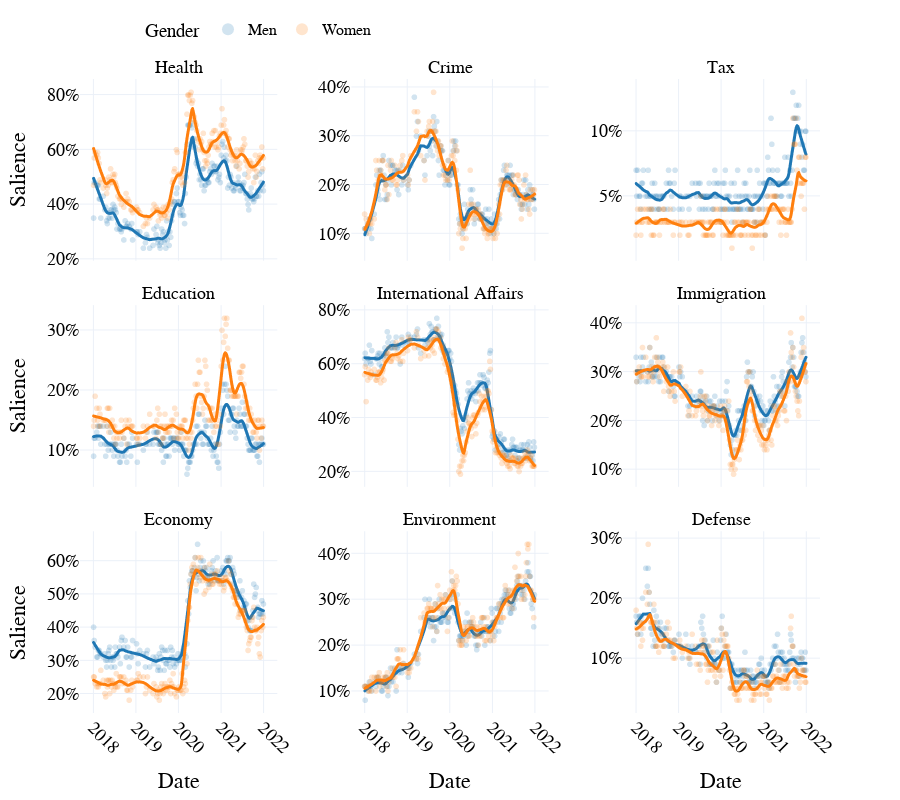

The cell this chart's notebook holds for it:
### Code cell
# plot UK 

make_mip_plot(mip = return_mip_data(), 
              col_wrap=3,
              country = 'uk')

### Figure 1 — Plotly figure (JSON) as saved in the notebook; plotly's stock layout.template omitted (floating-point values rounded to 4 significant figures; data arrays with more than 128 entries replaced by an {"elided": "..."} marker saying what was removed)
{"data": [{"hovertemplate": "Gender=Men<br>Issue=Health<br>Date=%{x}<br>Salience=%{y}<extra></extra>", "legendgroup": "Men", "marker": {"color": "#1F77B4", "opacity": 0.2, "symbol": "circle"}, "mode": "markers", "name": "Men", "showlegend": true, "type": "scattergl", "x": {"elided": "183 str values"}, "xaxis": "x7", "y": {"elided": "183 float values"}, "yaxis": "y7"}, {"hovertemplate": "<b>LOWESS trendline</b><br><br>Gender=Men<br>Issue=Health<br>Date=%{x}<br>Salience=%{y} <b>(trend)</b><extra></extra>", "legendgroup": "Men", "line": {"width": 3}, "marker": {"color": "#1F77B4", "symbol": "circle"}, "mode": "lines", "name": "Men", "showlegend": false, "type": "scattergl", "x": {"elided": "183 str values"}, "xaxis": "x7", "y": {"elided": "183 float values"}, "yaxis": "y7"}, {"hovertemplate": "Gender=Men<br>Issue=Crime<br>Date=%{x}<br>Salience=%{y}<extra></extra>", "legendgroup": "Men", "marker": {"color": "#1F77B4", "opacity": 0.2, "symbol": "circle"}, "mode": "markers", "name": "Men", "showlegend": false, "type": "scattergl", "x": {"elided": "183 str values"}, "xaxis": "x8", "y": {"elided": "183 float values"}, "yaxis": "y8"}, {"hovertemplate": "<b>LOWESS trendline</b><br><br>Gender=Men<br>Issue=Crime<br>Date=%{x}<br>Salience=%{y} <b>(trend)</b><extra></extra>", "legendgroup": "Men", "line": {"width": 3}, "marker": {"color": "#1F77B4", "symbol": "circle"}, "mode": "lines", "name": "Men", "showlegend": false, "type": "scattergl", "x": {"elided": "183 str values"}, "xaxis": "x8", "y": {"elided": "183 float values"}, "yaxis": "y8"}, {"hovertemplate": "Gender=Men<br>Issue=Tax<br>Date=%{x}<br>Salience=%{y}<extra></extra>", "legendgroup": "Men", "marker": {"color": "#1F77B4", "opacity": 0.2, "symbol": "circle"}, "mode": "markers", "name": "Men", "showlegend": false, "type": "scattergl", "x": {"elided": "183 str values"}, "xaxis": "x9", "y": {"elided": "183 float values"}, "yaxis": "y9"}, {"hovertemplate": "<b>LOWESS trendline</b><br><br>Gender=Men<br>Issue=Tax<br>Date=%{x}<br>Salience=%{y} <b>(trend)</b><extra></extra>", "legendgroup": "Men", "line": {"width": 3}, "marker": {"color": "#1F77B4", "symbol": "circle"}, "mode": "lines", "name": "Men", "showlegend": false, "type": "scattergl", "x": {"elided": "183 str values"}, "xaxis": "x9", "y": {"elided": "183 float values"}, "yaxis": "y9"}, {"hovertemplate": "Gender=Men<br>Issue=Education<br>Date=%{x}<br>Salience=%{y}<extra></extra>", "legendgroup": "Men", "marker": {"color": "#1F77B4", "opacity": 0.2, "symbol": "circle"}, "mode": "markers", "name": "Men", "showlegend": false, "type": "scattergl", "x": {"elided": "183 str values"}, "xaxis": "x4", "y": {"elided": "183 float values"}, "yaxis": "y4"}, {"hovertemplate": "<b>LOWESS trendline</b><br><br>Gender=Men<br>Issue=Education<br>Date=%{x}<br>Salience=%{y} <b>(trend)</b><extra></extra>", "legendgroup": "Men", "line": {"width": 3}, "marker": {"color": "#1F77B4", "symbol": "circle"}, "mode": "lines", "name": "Men", "showlegend": false, "type": "scattergl", "x": {"elided": "183 str values"}, "xaxis": "x4", "y": {"elided": "183 float values"}, "yaxis": "y4"}, {"hovertemplate": "Gender=Men<br>Issue=International Affairs<br>Date=%{x}<br>Salience=%{y}<extra></extra>", "legendgroup": "Men", "marker": {"color": "#1F77B4", "opacity": 0.2, "symbol": "circle"}, "mode": "markers", "name": "Men", "showlegend": false, "type": "scattergl", "x": {"elided": "183 str values"}, "xaxis": "x5", "y": {"elided": "183 float values"}, "yaxis": "y5"}, {"hovertemplate": "<b>LOWESS trendline</b><br><br>Gender=Men<br>Issue=International Affairs<br>Date=%{x}<br>Salience=%{y} <b>(trend)</b><extra></extra>", "legendgroup": "Men", "line": {"width": 3}, "marker": {"color": "#1F77B4", "symbol": "circle"}, "mode": "lines", "name": "Men", "showlegend": false, "type": "scattergl", "x": {"elided": "183 str values"}, "xaxis": "x5", "y": {"elided": "183 float values"}, "yaxis": "y5"}, {"hovertemplate": "Gender=Men<br>Issue=Immigration<br>Date=%{x}<br>Salience=%{y}<extra></extra>", "legendgroup": "Men", "marker": {"color": "#1F77B4", "opacity": 0.2, "symbol": "circle"}, "mode": "markers", "name": "Men", "showlegend": false, "type": "scattergl", "x": {"elided": "183 str values"}, "xaxis": "x6", "y": {"elided": "183 float values"}, "yaxis": "y6"}, {"hovertemplate": "<b>LOWESS trendline</b><br><br>Gender=Men<br>Issue=Immigration<br>Date=%{x}<br>Salience=%{y} <b>(trend)</b><extra></extra>", "legendgroup": "Men", "line": {"width": 3}, "marker": {"color": "#1F77B4", "symbol": "circle"}, "mode": "lines", "name": "Men", "showlegend": false, "type": "scattergl", "x": {"elided": "183 str values"}, "xaxis": "x6", "y": {"elided": "183 float values"}, "yaxis": "y6"}, {"hovertemplate": "Gender=Men<br>Issue=Economy<br>Date=%{x}<br>Salience=%{y}<extra></extra>", "legendgroup": "Men", "marker": {"color": "#1F77B4", "opacity": 0.2, "symbol": "circle"}, "mode": "markers", "name": "Men", "showlegend": false, "type": "scattergl", "x": {"elided": "183 str values"}, "xaxis": "x", "y": {"elided": "183 float values"}, "yaxis": "y"}, {"hovertemplate": "<b>LOWESS trendline</b><br><br>Gender=Men<br>Issue=Economy<br>Date=%{x}<br>Salience=%{y} <b>(trend)</b><extra></extra>", "legendgroup": "Men", "line": {"width": 3}, "marker": {"color": "#1F77B4", "symbol": "circle"}, "mode": "lines", "name": "Men", "showlegend": false, "type": "scattergl", "x": {"elided": "183 str values"}, "xaxis": "x", "y": {"elided": "183 float values"}, "yaxis": "y"}, {"hovertemplate": "Gender=Men<br>Issue=Environment<br>Date=%{x}<br>Salience=%{y}<extra></extra>", "legendgroup": "Men", "marker": {"color": "#1F77B4", "opacity": 0.2, "symbol": "circle"}, "mode": "markers", "name": "Men", "showlegend": false, "type": "scattergl", "x": {"elided": "183 str values"}, "xaxis": "x2", "y": {"elided": "183 float values"}, "yaxis": "y2"}, {"hovertemplate": "<b>LOWESS trendline</b><br><br>Gender=Men<br>Issue=Environment<br>Date=%{x}<br>Salience=%{y} <b>(trend)</b><extra></extra>", "legendgroup": "Men", "line": {"width": 3}, "marker": {"color": "#1F77B4", "symbol": "circle"}, "mode": "lines", "name": "Men", "showlegend": false, "type": "scattergl", "x": {"elided": "183 str values"}, "xaxis": "x2", "y": {"elided": "183 float values"}, "yaxis": "y2"}, {"hovertemplate": "Gender=Men<br>Issue=Defense<br>Date=%{x}<br>Salience=%{y}<extra></extra>", "legendgroup": "Men", "marker": {"color": "#1F77B4", "opacity": 0.2, "symbol": "circle"}, "mode": "markers", "name": "Men", "showlegend": false, "type": "scattergl", "x": {"elided": "183 str values"}, "xaxis": "x3", "y": {"elided": "183 float values"}, "yaxis": "y3"}, {"hovertemplate": "<b>LOWESS trendline</b><br><br>Gender=Men<br>Issue=Defense<br>Date=%{x}<br>Salience=%{y} <b>(trend)</b><extra></extra>", "legendgroup": "Men", "line": {"width": 3}, "marker": {"color": "#1F77B4", "symbol": "circle"}, "mode": "lines", "name": "Men", "showlegend": false, "type": "scattergl", "x": {"elided": "183 str values"}, "xaxis": "x3", "y": {"elided": "183 float values"}, "yaxis": "y3"}, {"hovertemplate": "Gender=Women<br>Issue=Health<br>Date=%{x}<br>Salience=%{y}<extra></extra>", "legendgroup": "Women", "marker": {"color": "#FF7F0E", "opacity": 0.2, "symbol": "circle"}, "mode": "markers", "name": "Women", "showlegend": true, "type": "scattergl", "x": {"elided": "183 str values"}, "xaxis": "x7", "y": {"elided": "183 float values"}, "yaxis": "y7"}, {"hovertemplate": "<b>LOWESS trendline</b><br><br>Gender=Women<br>Issue=Health<br>Date=%{x}<br>Salience=%{y} <b>(trend)</b><extra></extra>", "legendgroup": "Women", "line": {"width": 3}, "marker": {"color": "#FF7F0E", "symbol": "circle"}, "mode": "lines", "name": "Women", "showlegend": false, "type": "scattergl", "x": {"elided": "183 str values"}, "xaxis": "x7", "y": {"elided": "183 float values"}, "yaxis": "y7"}, {"hovertemplate": "Gender=Women<br>Issue=Crime<br>Date=%{x}<br>Salience=%{y}<extra></extra>", "legendgroup": "Women", "marker": {"color": "#FF7F0E", "opacity": 0.2, "symbol": "circle"}, "mode": "markers", "name": "Women", "showlegend": false, "type": "scattergl", "x": {"elided": "183 str values"}, "xaxis": "x8", "y": {"elided": "183 float values"}, "yaxis": "y8"}, {"hovertemplate": "<b>LOWESS trendline</b><br><br>Gender=Women<br>Issue=Crime<br>Date=%{x}<br>Salience=%{y} <b>(trend)</b><extra></extra>", "legendgroup": "Women", "line": {"width": 3}, "marker": {"color": "#FF7F0E", "symbol": "circle"}, "mode": "lines", "name": "Women", "showlegend": false, "type": "scattergl", "x": {"elided": "183 str values"}, "xaxis": "x8", "y": {"elided": "183 float values"}, "yaxis": "y8"}, {"hovertemplate": "Gender=Women<br>Issue=Tax<br>Date=%{x}<br>Salience=%{y}<extra></extra>", "legendgroup": "Women", "marker": {"color": "#FF7F0E", "opacity": 0.2, "symbol": "circle"}, "mode": "markers", "name": "Women", "showlegend": false, "type": "scattergl", "x": {"elided": "183 str values"}, "xaxis": "x9", "y": {"elided": "183 float values"}, "yaxis": "y9"}, {"hovertemplate": "<b>LOWESS trendline</b><br><br>Gender=Women<br>Issue=Tax<br>Date=%{x}<br>Salience=%{y} <b>(trend)</b><extra></extra>", "legendgroup": "Women", "line": {"width": 3}, "marker": {"color": "#FF7F0E", "symbol": "circle"}, "mode": "lines", "name": "Women", "showlegend": false, "type": "scattergl", "x": {"elided": "183 str values"}, "xaxis": "x9", "y": {"elided": "183 float values"}, "yaxis": "y9"}, {"hovertemplate": "Gender=Women<br>Issue=Education<br>Date=%{x}<br>Salience=%{y}<extra></extra>", "legendgroup": "Women", "marker": {"color": "#FF7F0E", "opacity": 0.2, "symbol": "circle"}, "mode": "markers", "name": "Women", "showlegend": false, "type": "scattergl", "x": {"elided": "183 str values"}, "xaxis": "x4", "y": {"elided": "183 float values"}, "yaxis": "y4"}, {"hovertemplate": "<b>LOWESS trendline</b><br><br>Gender=Women<br>Issue=Education<br>Date=%{x}<br>Salience=%{y} <b>(trend)</b><extra></extra>", "legendgroup": "Women", "line": {"width": 3}, "marker": {"color": "#FF7F0E", "symbol": "circle"}, "mode": "lines", "name": "Women", "showlegend": false, "type": "scattergl", "x": {"elided": "183 str values"}, "xaxis": "x4", "y": {"elided": "183 float values"}, "yaxis": "y4"}, {"hovertemplate": "Gender=Women<br>Issue=International Affairs<br>Date=%{x}<br>Salience=%{y}<extra></extra>", "legendgroup": "Women", "marker": {"color": "#FF7F0E", "opacity": 0.2, "symbol": "circle"}, "mode": "markers", "name": "Women", "showlegend": false, "type": "scattergl", "x": {"elided": "183 str values"}, "xaxis": "x5", "y": {"elided": "183 float values"}, "yaxis": "y5"}, {"hovertemplate": "<b>LOWESS trendline</b><br><br>Gender=Women<br>Issue=International Affairs<br>Date=%{x}<br>Salience=%{y} <b>(trend)</b><extra></extra>", "legendgroup": "Women", "line": {"width": 3}, "marker": {"color": "#FF7F0E", "symbol": "circle"}, "mode": "lines", "name": "Women", "showlegend": false, "type": "scattergl", "x": {"elided": "183 str values"}, "xaxis": "x5", "y": {"elided": "183 float values"}, "yaxis": "y5"}, {"hovertemplate": "Gender=Women<br>Issue=Immigration<br>Date=%{x}<br>Salience=%{y}<extra></extra>", "legendgroup": "Women", "marker": {"color": "#FF7F0E", "opacity": 0.2, "symbol": "circle"}, "mode": "markers", "name": "Women", "showlegend": false, "type": "scattergl", "x": {"elided": "183 str values"}, "xaxis": "x6", "y": {"elided": "183 float values"}, "yaxis": "y6"}, {"hovertemplate": "<b>LOWESS trendline</b><br><br>Gender=Women<br>Issue=Immigration<br>Date=%{x}<br>Salience=%{y} <b>(trend)</b><extra></extra>", "legendgroup": "Women", "line": {"width": 3}, "marker": {"color": "#FF7F0E", "symbol": "circle"}, "mode": "lines", "name": "Women", "showlegend": false, "type": "scattergl", "x": {"elided": "183 str values"}, "xaxis": "x6", "y": {"elided": "183 float values"}, "yaxis": "y6"}, {"hovertemplate": "Gender=Women<br>Issue=Economy<br>Date=%{x}<br>Salience=%{y}<extra></extra>", "legendgroup": "Women", "marker": {"color": "#FF7F0E", "opacity": 0.2, "symbol": "circle"}, "mode": "markers", "name": "Women", "showlegend": false, "type": "scattergl", "x": {"elided": "183 str values"}, "xaxis": "x", "y": {"elided": "183 float values"}, "yaxis": "y"}, {"hovertemplate": "<b>LOWESS trendline</b><br><br>Gender=Women<br>Issue=Economy<br>Date=%{x}<br>Salience=%{y} <b>(trend)</b><extra></extra>", "legendgroup": "Women", "line": {"width": 3}, "marker": {"color": "#FF7F0E", "symbol": "circle"}, "mode": "lines", "name": "Women", "showlegend": false, "type": "scattergl", "x": {"elided": "183 str values"}, "xaxis": "x", "y": {"elided": "183 float values"}, "yaxis": "y"}, {"hovertemplate": "Gender=Women<br>Issue=Environment<br>Date=%{x}<br>Salience=%{y}<extra></extra>", "legendgroup": "Women", "marker": {"color": "#FF7F0E", "opacity": 0.2, "symbol": "circle"}, "mode": "markers", "name": "Women", "showlegend": false, "type": "scattergl", "x": {"elided": "183 str values"}, "xaxis": "x2", "y": {"elided": "183 float values"}, "yaxis": "y2"}, {"hovertemplate": "<b>LOWESS trendline</b><br><br>Gender=Women<br>Issue=Environment<br>Date=%{x}<br>Salience=%{y} <b>(trend)</b><extra></extra>", "legendgroup": "Women", "line": {"width": 3}, "marker": {"color": "#FF7F0E", "symbol": "circle"}, "mode": "lines", "name": "Women", "showlegend": false, "type": "scattergl", "x": {"elided": "183 str values"}, "xaxis": "x2", "y": {"elided": "183 float values"}, "yaxis": "y2"}, {"hovertemplate": "Gender=Women<br>Issue=Defense<br>Date=%{x}<br>Salience=%{y}<extra></extra>", "legendgroup": "Women", "marker": {"color": "#FF7F0E", "opacity": 0.2, "symbol": "circle"}, "mode": "markers", "name": "Women", "showlegend": false, "type": "scattergl", "x": {"elided": "183 str values"}, "xaxis": "x3", "y": {"elided": "183 float values"}, "yaxis": "y3"}, {"hovertemplate": "<b>LOWESS trendline</b><br><br>Gender=Women<br>Issue=Defense<br>Date=%{x}<br>Salience=%{y} <b>(trend)</b><extra></extra>", "legendgroup": "Women", "line": {"width": 3}, "marker": {"color": "#FF7F0E", "symbol": "circle"}, "mode": "lines", "name": "Women", "showlegend": false, "type": "scattergl", "x": {"elided": "183 str values"}, "xaxis": "x3", "y": {"elided": "183 float values"}, "yaxis": "y3"}], "layout": {"annotations": [{"font": {}, "showarrow": false, "text": "Economy", "x": 0.1333, "xanchor": "center", "xref": "paper", "y": 0.2867, "yanchor": "bottom", "yref": "paper"}, {"font": {}, "showarrow": false, "text": "Environment", "x": 0.5, "xanchor": "center", "xref": "paper", "y": 0.2867, "yanchor": "bottom", "yref": "paper"}, {"font": {}, "showarrow": false, "text": "Defense", "x": 0.8667, "xanchor": "center", "xref": "paper", "y": 0.2867, "yanchor": "bottom", "yref": "paper"}, {"font": {}, "showarrow": false, "text": "Education", "x": 0.1333, "xanchor": "center", "xref": "paper", "y": 0.6433, "yanchor": "bottom", "yref": "paper"}, {"font": {}, "showarrow": false, "text": "International Affairs", "x": 0.5, "xanchor": "center", "xref": "paper", "y": 0.6433, "yanchor": "bottom", "yref": "paper"}, {"font": {}, "showarrow": false, "text": "Immigration", "x": 0.8667, "xanchor": "center", "xref": "paper", "y": 0.6433, "yanchor": "bottom", "yref": "paper"}, {"font": {}, "showarrow": false, "text": "Health", "x": 0.1333, "xanchor": "center", "xref": "paper", "y": 1.0, "yanchor": "bottom", "yref": "paper"}, {"font": {}, "showarrow": false, "text": "Crime", "x": 0.5, "xanchor": "center", "xref": "paper", "y": 1.0, "yanchor": "bottom", "yref": "paper"}, {"font": {}, "showarrow": false, "text": "Tax", "x": 0.8667, "xanchor": "center", "xref": "paper", "y": 1.0, "yanchor": "bottom", "yref": "paper"}], "font": {"color": "black", "family": "Arial", "size": 18}, "height": 800, "legend": {"font": {"size": 16}, "itemsizing": "constant", "orientation": "h", "title": {"text": "Gender"}, "tracegroupgap": 0, "x": 0.4, "xanchor": "right", "y": 1.05, "yanchor": "bottom"}, "margin": {"t": 60}, "title": {"font": {"color": "black", "family": "Arial", "size": 26}}, "width": 900, "xaxis": {"anchor": "y", "domain": [0, 0.2667], "tickangle": 45, "title": {"text": "Date"}}, "xaxis2": {"anchor": "y2", "domain": [0.3667, 0.6333], "matches": "x", "tickangle": 45, "title": {"text": "Date"}}, "xaxis3": {"anchor": "y3", "domain": [0.7333, 1], "matches": "x", "tickangle": 45, "title": {"text": "Date"}}, "xaxis4": {"anchor": "y4", "domain": [0, 0.2667], "matches": "x", "showticklabels": false, "tickangle": 45}, "xaxis5": {"anchor": "y5", "domain": [0.3667, 0.6333], "matches": "x", "showticklabels": false, "tickangle": 45}, "xaxis6": {"anchor": "y6", "domain": [0.7333, 1], "matches": "x", "showticklabels": false, "tickangle": 45}, "xaxis7": {"anchor": "y7", "domain": [0, 0.2667], "matches": "x", "showticklabels": false, "tickangle": 45}, "xaxis8": {"anchor": "y8", "domain": [0.3667, 0.6333], "matches": "x", "showticklabels": false, "tickangle": 45}, "xaxis9": {"anchor": "y9", "domain": [0.7333, 1], "matches": "x", "showticklabels": false, "tickangle": 45}, "yaxis": {"anchor": "x", "domain": [0, 0.2867], "showticklabels": true, "tickformat": ",.0%", "title": {"text": "Salience"}}, "yaxis2": {"anchor": "x2", "domain": [0, 0.2867], "showticklabels": true, "tickformat": ",.0%"}, "yaxis3": {"anchor": "x3", "domain": [0, 0.2867], "showticklabels": true, "tickformat": ",.0%"}, "yaxis4": {"anchor": "x4", "domain": [0.3567, 0.6433], "showticklabels": true, "tickformat": ",.0%", "title": {"text": "Salience"}}, "yaxis5": {"anchor": "x5", "domain": [0.3567, 0.6433], "showticklabels": true, "tickformat": ",.0%"}, "yaxis6": {"anchor": "x6", "domain": [0.3567, 0.6433], "showticklabels": true, "tickformat": ",.0%"}, "yaxis7": {"anchor": "x7", "domain": [0.7133, 1.0], "showticklabels": true, "tickformat": ",.0%", "title": {"text": "Salience"}}, "yaxis8": {"anchor": "x8", "domain": [0.7133, 1.0], "showticklabels": true, "tickformat": ",.0%"}, "yaxis9": {"anchor": "x9", "domain": [0.7133, 1.0], "showticklabels": true, "tickformat": ",.0%"}}}
